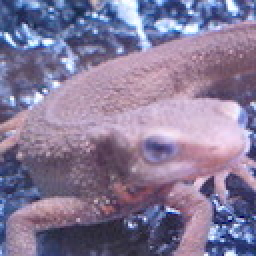
//> input picture imori.jpg, 128 x 128 px (shown 2 times larger)
$ ./answer_34   (built with g++ and OpenCV 4)
//> lines starting //> are read from the running program, lines starting //| are printed output that depends on the picture
#include <complex>
#include <iostream>
#include <math.h>
#include <opencv2/core.hpp>
#include <opencv2/highgui.hpp>

const int height = 128, width = 128;

struct fourier_str {
  std::complex<double> coef[height][width];
};

// RGB to Gray scale
cv::Mat BGR2GRAY(cv::Mat img) {
  // prepare output
  cv::Mat out = cv::Mat::zeros(height, width, CV_8UC1);

  // BGR -> Gray
  for (int y = 0; y < height; y++) {
    for (int x = 0; x < width; x++) {
      out.at<uchar>(y, x) = (int)((float)img.at<cv::Vec3b>(y, x)[0] * 0.0722 +
                                  (float)img.at<cv::Vec3b>(y, x)[1] * 0.7152 +
                                  (float)img.at<cv::Vec3b>(y, x)[2] * 0.2126);
    }
  }
  return out;
}

// Discrete Fourier transformation
fourier_str dft(cv::Mat img, fourier_str fourier_s) {

  double I;
  double theta;
  std::complex<double> val;

  for (int l = 0; l < height; l++) {
    for (int k = 0; k < width; k++) {
      val.real(0);
      val.imag(0);
      for (int y = 0; y < height; y++) {
        for (int x = 0; x < width; x++) {
          I = (double)img.at<uchar>(y, x);
          theta = -2 * M_PI *
                  ((double)k * (double)x / (double)width +
                   (double)l * (double)y / (double)height);
          val += std::complex<double>(cos(theta), sin(theta)) * I;
        }
      }
      val /= sqrt(height * width);
      fourier_s.coef[l][k] = val;
    }
  }

  return fourier_s;
}

// Inverse Discrete Fourier transformation
cv::Mat idft(cv::Mat out, fourier_str fourier_s) {

  double theta;
  double g;
  std::complex<double> G;
  std::complex<double> val;

  for (int y = 0; y < height; y++) {
    for (int x = 0; x < width; x++) {
      val.real(0);
      val.imag(0);
      for (int l = 0; l < height; l++) {
        for (int k = 0; k < width; k++) {
          G = fourier_s.coef[l][k];
          theta = 2 * M_PI *
                  ((double)k * (double)x / (double)width +
                   (double)l * (double)y / (double)height);
          val += std::complex<double>(cos(theta), sin(theta)) * G;
        }
      }
      g = std::abs(val) / sqrt(height * width);
      g = fmin(fmax(g, 0), 255);
      out.at<uchar>(y, x) = (uchar)g;
    }
  }

  return out;
}

// High pass Filter
fourier_str hpf(fourier_str fourier_s, double pass_r) {

  // filtering
  int r = height / 2;
  int filter_d = (int)((double)r * pass_r);
  for (int j = 0; j < height / 2; j++) {
    for (int i = 0; i < width / 2; i++) {
      if (sqrt(i * i + j * j) <= filter_d) {
        fourier_s.coef[j][i] = 0;
        fourier_s.coef[j][width - i] = 0;
        fourier_s.coef[height - i][i] = 0;
        fourier_s.coef[height - i][width - i] = 0;
      }
    }
  }

  // [44 lines of commented-out code are left out]

  return fourier_s;
}

// Main
int main(int argc, const char *argv[]) {

  // read original image
  cv::Mat img = cv::imread("imori.jpg", cv::IMREAD_COLOR);
//> img is the input picture: 128 rows x 128 cols, CV_8UC3; mean B, G, R 152.8, 121.8, 134.1

  // Fourier coefficient
  fourier_str fourier_s;

  // output image
  cv::Mat out = cv::Mat::zeros(height, width, CV_8UC1);

  // BGR -> Gray
  cv::Mat gray = BGR2GRAY(img);
//> after the loop in BGR2GRAY, `for (int y = 0; y < height; y++)`:
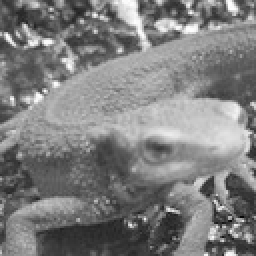
//> out: 128 rows x 128 cols, CV_8UC1 (shown 2 times larger); min 6, max 254, mean 126.2

  // DFT
  fourier_s = dft(gray, fourier_s);
//> the loop in dft, `for (int l = 0; l < height; l++)` made 128 passes
//> theta on passes 1 to 12: -791.7, -798, -804.2, -810.4, -816.7, -822.9, -829.1, -835.4, -841.6, -847.8, -854.1, -860.3
//> after the loop in dft, `for (int l = 0; l < height; l++)`: I = 66; theta = -1583.5

  // HPF
  fourier_s = hpf(fourier_s, 0.1);

  // IDFT
  out = idft(out, fourier_s);
//> the loop in idft, `for (int y = 0; y < height; y++)` made 128 passes
//> (theta, g) on passes 1 to 12: (791.7, 16.66), (798, 7.27), (804.2, 9.83), (810.4, 19.6), (816.7, 36.21), (822.9, 23.39), (829.1, 29.01), (835.4, 23.29), (841.6, 38.35), (847.8, 46.48), (854.1, 60.66), (860.3, 61.96)
//> after the loop in idft, `for (int y = 0; y < height; y++)`:
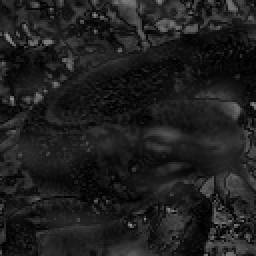
//> out: 128 rows x 128 cols, CV_8UC1 (shown 2 times larger); min 0, max 145, mean 30.9
//> after the loop in idft, `for (int y = 0; y < height; y++)`: theta = 1583.5; g = 42.29

  // cv::imwrite("out.jpg", out);
  cv::imshow("answer", out);
  cv::waitKey(0);
  cv::destroyAllWindows();

  return 0;
}
